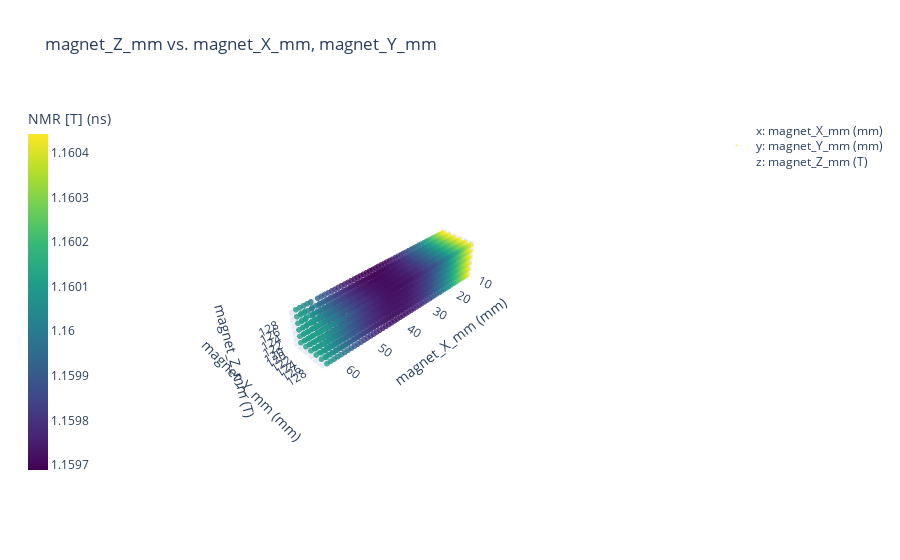

Notebook cell for this chart:
### Code cell
fig = scatter3d([df_['magnet_X_mm']], [df_['magnet_Y_mm']], [df_['magnet_Z_mm']], [df_['NMR [T]']], aspect_auto=False)

### Figure 1 — Plotly figure (JSON) as saved in the notebook; plotly's stock layout.template omitted (floating-point values rounded to 4 significant figures; data arrays with more than 128 entries replaced by an {"elided": "..."} marker saying what was removed)
{"data": [{"marker": {"cauto": false, "cmax": 1.16, "cmin": 1.16, "color": {"elided": "1824 float values"}, "colorbar": {"thickness": 20, "title": {"text": "NMR [T] (ns)"}, "x": -0.1, "y": 0.5}, "colorscale": [[0, "#440154"], [0.1111, "#482878"], [0.2222, "#3e4989"], [0.3333, "#31688e"], [0.4444, "#26828e"], [0.5556, "#1f9e89"], [0.6667, "#35b779"], [0.7778, "#6ece58"], [0.8889, "#b5de2b"], [1, "#fde725"]], "opacity": 0.8, "reversescale": false, "showscale": true, "size": 2}, "mode": "markers", "name": "<br>x: magnet_X_mm (mm)<br>y: magnet_Y_mm (mm)<br>z: magnet_Z_mm (T)<br>", "type": "scatter3d", "x": {"elided": "1824 float values"}, "y": {"elided": "1824 float values"}, "z": {"elided": "1824 float values"}}], "layout": {"scene": {"aspectmode": "manual", "aspectratio": {"x": 1, "y": 0.1931, "z": 0.1931}, "xaxis": {"title": {"text": "magnet_X_mm (mm)"}}, "yaxis": {"title": {"text": "magnet_Y_mm (mm)"}}, "zaxis": {"title": {"text": "magnet_Z_mm (T)"}}}, "showlegend": true, "title": {"text": "magnet_Z_mm vs. magnet_X_mm, magnet_Y_mm"}}}
